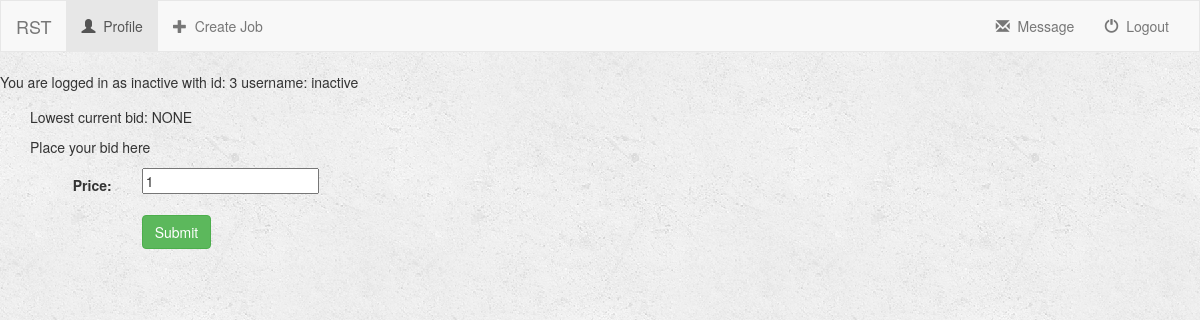
Before: /turk/profile/3/job/3/bid/ (signed in) with the older database file.
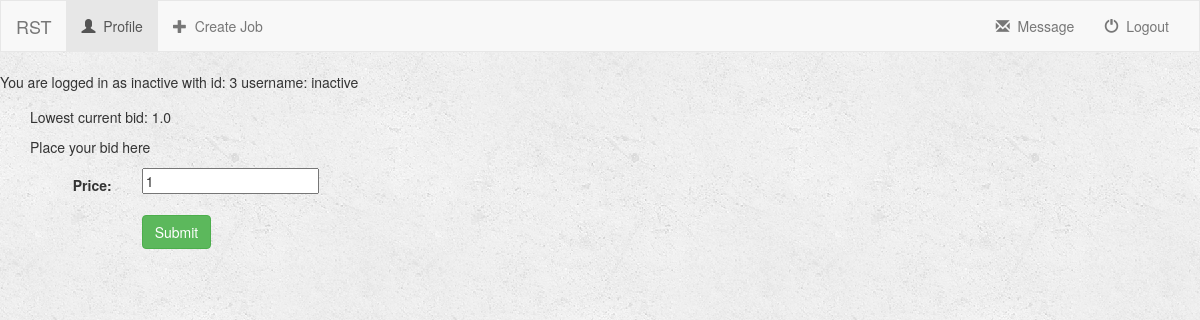
After: the same page with the newer database file.
### turk/models.py (models this page shows, shortened)
class Job(models.Model):
    user = models.ForeignKey(User, on_delete=models.CASCADE, default=1)
    job_title = models.CharField(max_length=250)
    job_description = models.TextField()
    job_price = models.FloatField(default=0)
    is_complete = models.BooleanField(default=False) # job submitted
    is_late = models.BooleanField(default=False)
    is_rated = models.BooleanField(default=False)
    is_open = models.BooleanField(default=True) # Job is still open for bid
    lowest_bid = models.FloatField(validators=[MinValueValidator(0), MaxValueValidator(100)], default=0)
    bid_deadline = models.DateTimeField(default=datetime.now()+timedelta(7))
    job_deadline = models.DateTimeField(default=datetime.now()+timedelta(21))

### turk/views.py (the view, shortened to what this page needs)
# urls.py: url(r'^profile/(?P<user_id>[0-9]+)/job/(?P<job_id>[0-9]+)/bid/$', views.bid, name='bid'),
def bid(request, user_id, job_id):
    if not request.user.is_authenticated():
        return render(request, 'turk/login.html')
    else:
        user = get_object_or_404(User, pk=user_id)
        job = get_object_or_404(Job, pk=job_id)
        form = BidForm(request.POST or None)
        context = {
            'user': user,
            'job': job,
            'form': form,
        }
        if form.is_valid():
            _bid = form.save(commit=False)
            _bid.user = user
            _bid.job = job
            _bid.save()
            return redirect('turk:job_description', user_id=user_id, job_id=job_id)
        return render(request, 'turk/bid.html', context)

### turk/forms.py
class BidForm(forms.ModelForm):
    class Meta:
        model = Bidder
        fields = ['price']

### turk/templates/turk/bid.html (shortened to what this page needs)
{% extends 'turk/base.html' %}
{% block body %}
    <div class="container-fluid">
        <div class="row">
            <div class="col-sm-12 col-md-7">
                <div class="=panel panel-default">
                    <div class="panel-body">
                        <form class="form-horizontal" action="" method="post" enctype="multipart/form-data">
                            {% if job.lowest_bid > 0 %}
                                <p>Lowest current bid: {{job.lowest_bid}}</p>
                            {% else %}
                                <p>Lowest current bid: NONE</p>
                            {% endif %}
                            <p>Place your bid here</p>
                            {% include 'turk/form-template.html' %}
                            <div class="form-group">
                                <div class="col-sm-offset-2 col-sm-10">
                                    <button type="submit" class="btn btn-success">Submit</button>
                                </div>
                            </div>
                        </form>
                    </div>
                </div>
            </div>
        </div>
    </div>
{% endblock %}

Changed rows visible on the page:
now on this page (row edited): Job: lowest_bid "1.0"
changed Job: lowest_bid 0 → 1 (drawn)
Other visible differences:
text no longer shown: "Lowest current bid: NONE"
text now shown: "Lowest current bid:"
